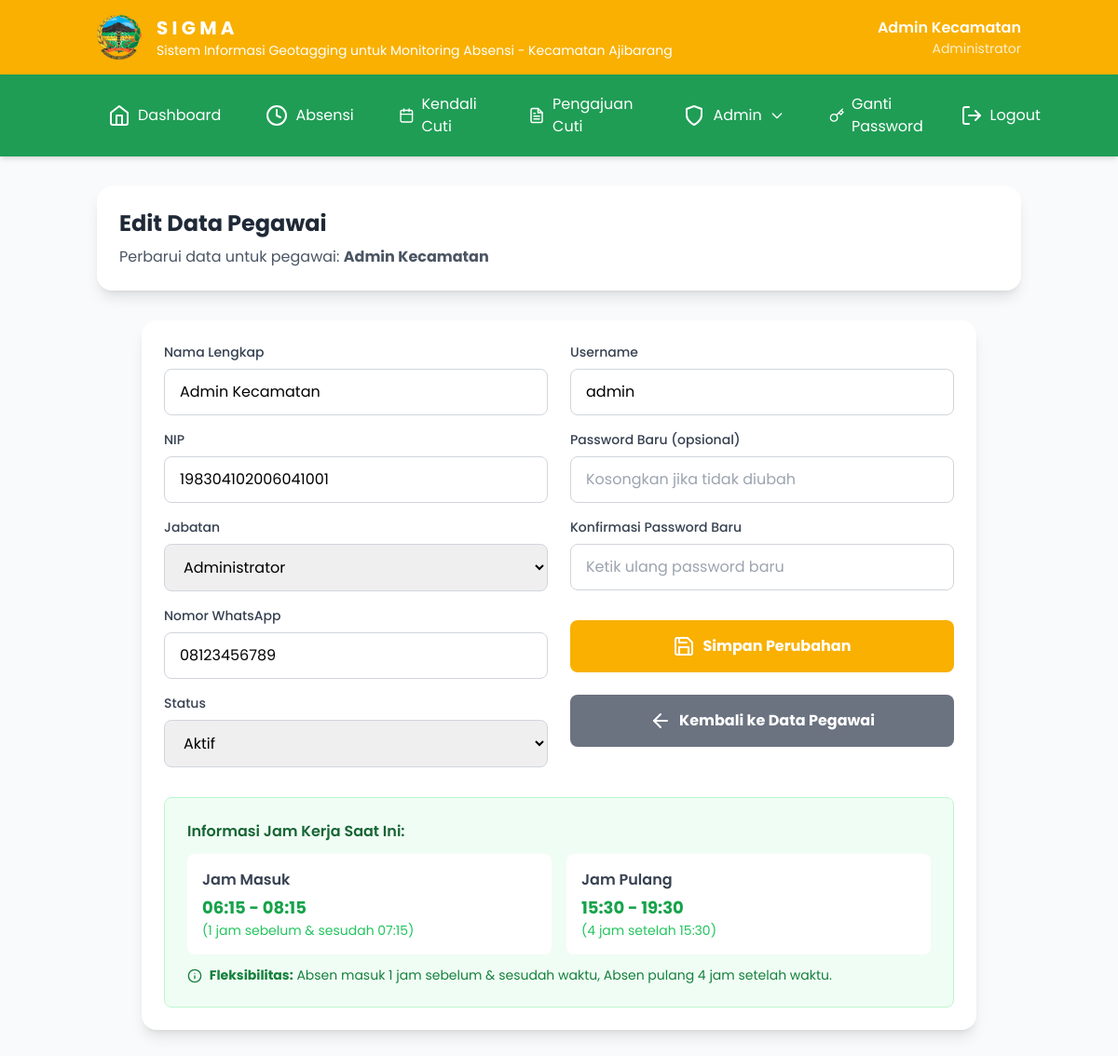
/edit_pegawai.php?id=1 (signed in), run on the app's committed database.
### tables this page shows
CREATE TABLE pegawai (
    id_pegawai INT AUTO_INCREMENT PRIMARY KEY,
    nama VARCHAR(100) NOT NULL,
    nip VARCHAR(20) NOT NULL UNIQUE,
    jabatan VARCHAR(50) NOT NULL,
    no_whatsapp VARCHAR(15),
    username VARCHAR(50) NOT NULL UNIQUE,
    password VARCHAR(255) NOT NULL
);

### config/menu_config.php (called while the page is built, shortened)
<?php
class MenuConfig {
    public static function getMenus($jabatan = null) {
        $allMenus = self::getAllMenus();
        $filteredMenus = [];
        foreach ($allMenus as $menu) {
            if (self::hasAccess($menu, $jabatan)) {
                $filteredMenus[] = $menu;
            }
        }
        return $filteredMenus;
    }
    public static function getMainNavMenus($jabatan = null) {
        $menus = self::getMenus($jabatan);
        $mainNav = [];
        foreach ($menus as $menu) {
            if (($menu['position'] != 'right' && $menu['position'] != 'mobile-only') &&
                (!isset($menu['parent_id']) || $menu['parent_id'] === null)) {
                $mainNav[] = $menu;
            }
        }
        return $mainNav;
    }
    public static function getRightNavMenus($jabatan = null) {
        $menus = self::getMenus($jabatan);
        $rightNav = [];
        foreach ($menus as $menu) {
            if ($menu['position'] == 'right') {
                $rightNav[] = $menu;
            }
        }
        return $rightNav;
    }
    public static function getSubmenus($parentId, $jabatan = null) {
        $menus = self::getMenus($jabatan);
        $submenus = [];
        foreach ($menus as $menu) {
            if (isset($menu['parent_id']) && $menu['parent_id'] == $parentId) {
                $submenus[] = $menu;
            }
        }
        return $submenus;
    }
    private static function hasAccess($menu, $jabatan) {
        if (in_array('all', $menu['roles'])) {
            return true;
        }
        return $jabatan && in_array($jabatan, $menu['roles']);
    }
    public static function sortMenus($menus) {
        usort($menus, function($a, $b) {
            return $a['order'] <=> $b['order'];
        });
        return $menus;
    }
}
?>

### edit_pegawai.php (the view, shortened to what this page needs)
<?php
require_once 'config/db.php';
$id_pegawai = $_GET['id'] ?? null;
$stmt = $pdo->prepare('SELECT * FROM pegawai WHERE id_pegawai = ?');
$stmt->execute([$id_pegawai]);
$pegawai = $stmt->fetch(PDO::FETCH_ASSOC);
?>
<!DOCTYPE html>
<html lang="id">
<head>
    <script src="https://cdn.tailwindcss.com"></script>
</head>
<body class="bg-gray-50 min-h-screen">
      <?php include 'components/header.php'; ?>
    <?php include 'components/navigation.php'; ?>
    <main class="container mx-auto px-4 py-8">
        <div class="bg-white rounded-2xl shadow-lg p-6 mb-8">
            <h2 class="text-2xl font-bold text-gray-800 mb-2">Edit Data Pegawai</h2>
            <p class="text-gray-600">Perbarui data untuk pegawai: <strong><?= htmlspecialchars($pegawai['nama']) ?></strong></p>
        </div>
        <div class="max-w-4xl mx-auto">
            <div class="bg-white rounded-2xl shadow-lg p-6">
                <form method="POST" class="grid grid-cols-1 md:grid-cols-2 gap-6">
                    <div class="space-y-4">
                        <div>
                            <label for="nama" class="block text-sm font-medium text-gray-700 mb-2">Nama Lengkap</label>
                            <input type="text" id="nama" name="nama" required value="<?= htmlspecialchars($pegawai['nama']) ?>"
                                   class="w-full px-4 py-3 border border-gray-300 rounded-lg focus:outline-none focus:ring-2 focus:ring-[#F9B000]">
                        </div>
                         <div>
                            <label for="nip" class="block text-sm font-medium text-gray-700 mb-2">NIP</label>
                            <input type="text" id="nip" name="nip" required value="<?= htmlspecialchars($pegawai['nip']) ?>"
                                   class="w-full px-4 py-3 border border-gray-300 rounded-lg focus:outline-none focus:ring-2 focus:ring-[#F9B000]">
                        </div>
                        <div>
                            <label for="jabatan" class="block text-sm font-medium text-gray-700 mb-2">Jabatan</label>
                            <select id="jabatan" name="jabatan" required class="w-full px-4 py-3 border border-gray-300 rounded-lg focus:outline-none focus:ring-2 focus:ring-[#F9B000]">
                                <option value="Administrator" <?= $pegawai['jabatan'] == 'Administrator' ? 'selected' : '' ?>>Administrator</option>
                            </select>
                        </div>
                         <div>
                            <label for="no_whatsapp" class="block text-sm font-medium text-gray-700 mb-2">Nomor WhatsApp</label>
                            <input type="text" id="no_whatsapp" name="no_whatsapp" value="<?= htmlspecialchars($pegawai['no_whatsapp']) ?>"
                                   class="w-full px-4 py-3 border border-gray-300 rounded-lg focus:outline-none focus:ring-2 focus:ring-[#F9B000]">
                        </div>
                         <div>
                            <label for="status" class="block text-sm font-medium text-gray-700 mb-2">Status</label>
                            <select id="status" name="status" required class="w-full px-4 py-3 border border-gray-300 rounded-lg focus:outline-none focus:ring-2 focus:ring-[#F9B000]">
                                <option value="Aktif" <?= $pegawai['status'] == 'Aktif' ? 'selected' : '' ?>>Aktif</option>
                            </select>
                        </div>
                    </div>
                    <div class="space-y-4">
                        <div>
                            <label for="username" class="block text-sm font-medium text-gray-700 mb-2">Username</label>
                            <input type="text" id="username" name="username" required value="<?= htmlspecialchars($pegawai['username']) ?>"
                                   class="w-full px-4 py-3 border border-gray-300 rounded-lg focus:outline-none focus:ring-2 focus:ring-[#F9B000]">
                        </div>
                        <div>
                            <label for="password" class="block text-sm font-medium text-gray-700 mb-2">Password Baru (opsional)</label>
                            <input type="password" id="password" name="password"
                                   class="w-full px-4 py-3 border border-gray-300 rounded-lg focus:outline-none focus:ring-2 focus:ring-[#F9B000]"
                                   placeholder="Kosongkan jika tidak diubah">
                        </div>
                        <div>
                            <label for="konfirmasi_password" class="block text-sm font-medium text-gray-700 mb-2">Konfirmasi Password Baru</label>
                            <input type="password" id="konfirmasi_password" name="konfirmasi_password"
                                   class="w-full px-4 py-3 border border-gray-300 rounded-lg focus:outline-none focus:ring-2 focus:ring-[#F9B000]"
                                   placeholder="Ketik ulang password baru">
                        </div>
                         <div class="pt-4">
                            <button type="submit" class="w-full bg-[#F9B000] hover:bg-[#e6a000] text-white font-bold py-4 px-6 rounded-lg transition duration-200 flex items-center justify-center space-x-2">
                                <i data-feather="save"></i>
                                <span>Simpan Perubahan</span>
                            </button>
                        </div>
                        <div class="pt-2">
                             <a href="data_pegawai.php" class="w-full bg-gray-500 hover:bg-gray-600 text-white font-bold py-4 px-6 rounded-lg transition duration-200 flex items-center justify-center space-x-2">
                                <i data-feather="arrow-left"></i>
                                <span>Kembali ke Data Pegawai</span>
                            </a>
                        </div>
                    </div>
                </form>
                <div class="mt-8 p-6 <?= $pegawai['jabatan'] == 'Jaga Malam' ? 'bg-blue-50' : 'bg-green-50' ?> rounded-lg border <?= $pegawai['jabatan'] == 'Jaga Malam' ? 'border-blue-200' : 'border-green-200' ?>">
                    <h4 class="font-semibold <?= $pegawai['jabatan'] == 'Jaga Malam' ? 'text-blue-800' : 'text-green-800' ?> mb-3">Informasi Jam Kerja Saat Ini:</h4>
                    <div class="grid grid-cols-1 md:grid-cols-2 gap-4">
                        <div class="bg-white p-4 rounded-lg">
                            <h5 class="font-semibold text-gray-700 mb-1">Jam Masuk</h5>
                            <p class="text-lg font-bold <?= $pegawai['jabatan'] == 'Jaga Malam' ? 'text-blue-600' : 'text-green-600' ?>">
                                <?= $pegawai['jabatan'] == 'Jaga Malam' ? '14:30 - 16:30' : '06:15 - 08:15' ?>
                            </p>
                            <p class="text-sm <?= $pegawai['jabatan'] == 'Jaga Malam' ? 'text-blue-500' : 'text-green-500' ?>">
                                <?= $pegawai['jabatan'] == 'Jaga Malam' ? '(1 jam sebelum & sesudah 15:30)' : '(1 jam sebelum & sesudah 07:15)' ?>
                            </p>
                        </div>
                        <div class="bg-white p-4 rounded-lg">
                            <h5 class="font-semibold text-gray-700 mb-1">Jam Pulang</h5>
                            <p class="text-lg font-bold <?= $pegawai['jabatan'] == 'Jaga Malam' ? 'text-blue-600' : 'text-green-600' ?>">
                                <?= $pegawai['jabatan'] == 'Jaga Malam' ? '00:00 - 10:00' : '15:30 - 19:30' ?>
                            </p>
                            <p class="text-sm <?= $pegawai['jabatan'] == 'Jaga Malam' ? 'text-blue-500' : 'text-green-500' ?>">
                                <?= $pegawai['jabatan'] == 'Jaga Malam' ? '(4 jam setelah 06:00)' : '(4 jam setelah 15:30)' ?>
                            </p>
                        </div>
                    </div>
                    <p class="<?= $pegawai['jabatan'] == 'Jaga Malam' ? 'text-blue-700' : 'text-green-700' ?> text-sm mt-3">
                        <i data-feather="info" class="w-4 h-4 inline mr-1"></i>
                        <strong>Fleksibilitas:</strong> Absen masuk 1 jam sebelum & sesudah waktu, Absen pulang 4 jam setelah waktu.
                    </p>
                </div>
            </div>
        </div>
    </main>
</body>
</html>

### components/header.php (shortened to what this page needs)
<?php
$user = $_SESSION['user'];
?>
<header class="bg-[#F9B000] text-white shadow-lg no-print">
    <div class="container mx-auto px-4 py-4">
        <div class="flex justify-between items-center">
            <div class="flex items-center space-x-4">
                <img src="assets/logo.png" alt="Logo" class="w-12 h-12">
                <div>
                    <h1 class="text-xl font-bold">S I G M A</h1>
                    <p class="text-sm text-white">Sistem Informasi Geotagging untuk Monitoring Absensi - Kecamatan Ajibarang</p>
                </div>
            </div>
            <div class="text-right">
                <p class="font-semibold"><?= htmlspecialchars($user['nama']) ?></p>
                <p class="text-white/80 text-sm"><?= htmlspecialchars($user['jabatan']) ?></p>
            </div>
        </div>
    </div>
</header>

### components/navigation.php (shortened to what this page needs)
<?php
$user = $_SESSION['user'];
require_once 'config/menu_config.php';
$mainMenus = MenuConfig::sortMenus(MenuConfig::getMainNavMenus($user['jabatan']));
$rightMenus = MenuConfig::sortMenus(MenuConfig::getRightNavMenus($user['jabatan']));
function renderDropdownMenu($menu, $jabatan) {
    $submenus = MenuConfig::sortMenus(MenuConfig::getSubmenus($menu['id'], $jabatan));
    $menuId = 'dropdown-' . preg_replace('/[^a-zA-Z0-9]/', '', $menu['title']);
    $html = '<div class="relative dropdown-container">';
    $html .= '<button onclick="toggleDropdown(\''.$menuId.'\')" class="flex items-center space-x-2 py-2 px-3 hover:bg-[#188a4a] rounded transition focus:outline-none dropdown-btn">';
    $html .= '<i data-feather="' . $menu['icon'] . '"></i>';
    $html .= '<span>' . $menu['title'] . '</span>';
    $html .= '<svg class="w-4 h-4 ml-1 transition-transform duration-200" id="arrow-'.$menuId.'" fill="none" stroke="currentColor" viewBox="0 0 24 24" xmlns="http://www.w3.org/2000/svg"><path stroke-linecap="round" stroke-linejoin="round" stroke-width="2" d="M19 9l-7 7-7-7"></path></svg>';
    $html .= '</button>';
    $html .= '<div id="'.$menuId.'" class="dropdown-content absolute left-0 mt-2 w-56 bg-[#1F9D55] text-white rounded-lg shadow-lg hidden transform origin-top transition duration-200 z-50 md:block" style="display:none;">';
    foreach ($submenus as $index => $submenu) {
        $html .= '<a href="' . $submenu['url'] . '" class="flex items-center space-x-2 px-4 py-2 hover:bg-[#188a4a] transition">';
        $html .= '<i data-feather="' . $submenu['icon'] . '"></i>';
        $html .= '<span>' . $submenu['title'] . '</span>';
        $html .= '</a>';
    }
    if ($menu['title'] == 'Admin' && $jabatan == 'Administrator') {
        $html .= '<a href="edit_cuti.php" class="flex items-center space-x-2 px-4 py-2 hover:bg-[#188a4a] transition border-t border-white/10">';
        $html .= '<i data-feather="edit-3"></i>';
        $html .= '<span>Edit Cuti</span>';
        $html .= '</a>';
        $html .= '<a href="list_cuti.php" class="flex items-center space-x-2 px-4 py-2 hover:bg-[#188a4a] transition">';
        $html .= '<i data-feather="list"></i>';
        $html .= '<span>Daftar Cuti Pegawai</span>';
        $html .= '</a>';
    }
    $html .= '</div></div>';
    return $html;
}
?>
<nav class="bg-[#1F9D55] text-white shadow-md no-print">
    <div class="container mx-auto px-4">
        <div class="flex items-center justify-between py-3">
            <div class="hidden md:flex md:space-x-6 flex-col md:flex-row mt-3 md:mt-0 items-center w-full">
                <?php foreach ($mainMenus as $menu): ?>
                    <?php if (isset($menu['has_submenu']) && $menu['has_submenu']): ?>
                        <?= renderDropdownMenu($menu, $user['jabatan']) ?>
                    <?php else: ?>
                        <a href="<?= $menu['url'] ?>" class="py-2 px-3 hover:bg-[#188a4a] rounded transition flex items-center space-x-2">
                            <i data-feather="<?= $menu['icon'] ?>"></i>
                            <span><?= $menu['title'] ?></span>
                        </a>
                    <?php endif; ?>
                <?php endforeach; ?>
                <div class="flex items-center ml-auto space-x-2">
                    <?php foreach ($rightMenus as $menu): ?>
                        <a href="<?= $menu['url'] ?>" class="py-2 px-3 hover:bg-[#188a4a] rounded transition flex items-center space-x-2">
                            <i data-feather="<?= $menu['icon'] ?>"></i>
                            <span><?= $menu['title'] ?></span>
                        </a>
                    <?php endforeach; ?>
                </div>
            </div>
        </div>
    </div>
</nav>

### edit_pegawai.php (style rules this page uses)
body { font-family: 'Poppins', sans-serif; }

### data on the page
pegawai: nama "Admin Kecamatan", jabatan "Administrator", nip "198304102006041001", no_whatsapp "08123456789", status "Aktif", username "admin"

### other printed values
$menu['title'] "Dashboard"
$menu['title'] "Absensi"
$menu['title'] "Kendali Cuti"
$menu['title'] "Pengajuan Cuti"
$menu['title'] "Admin"
$menu['title'] "Ganti Password"
$menu['title'] "Logout"
